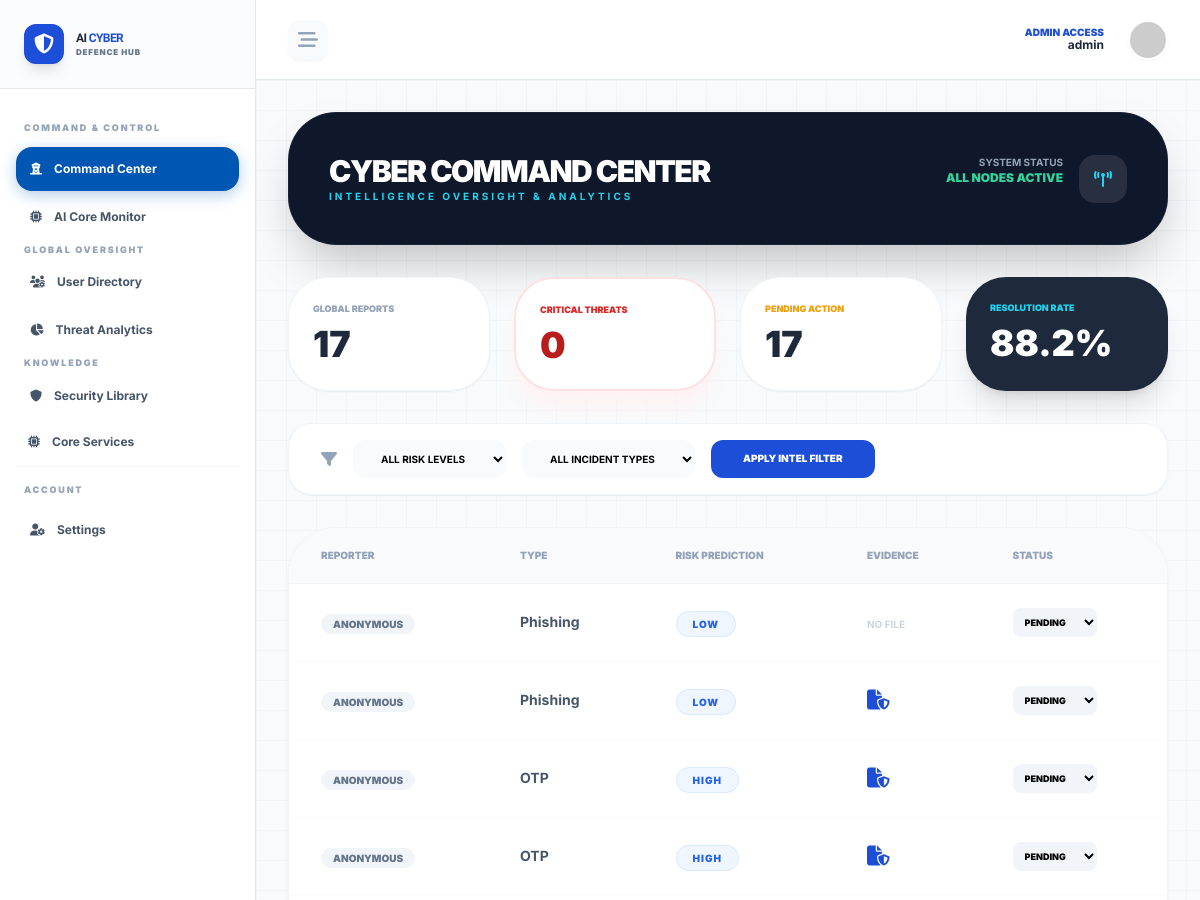
The page /admin-panel/ (signed in, upper part) on the database as committed earlier.
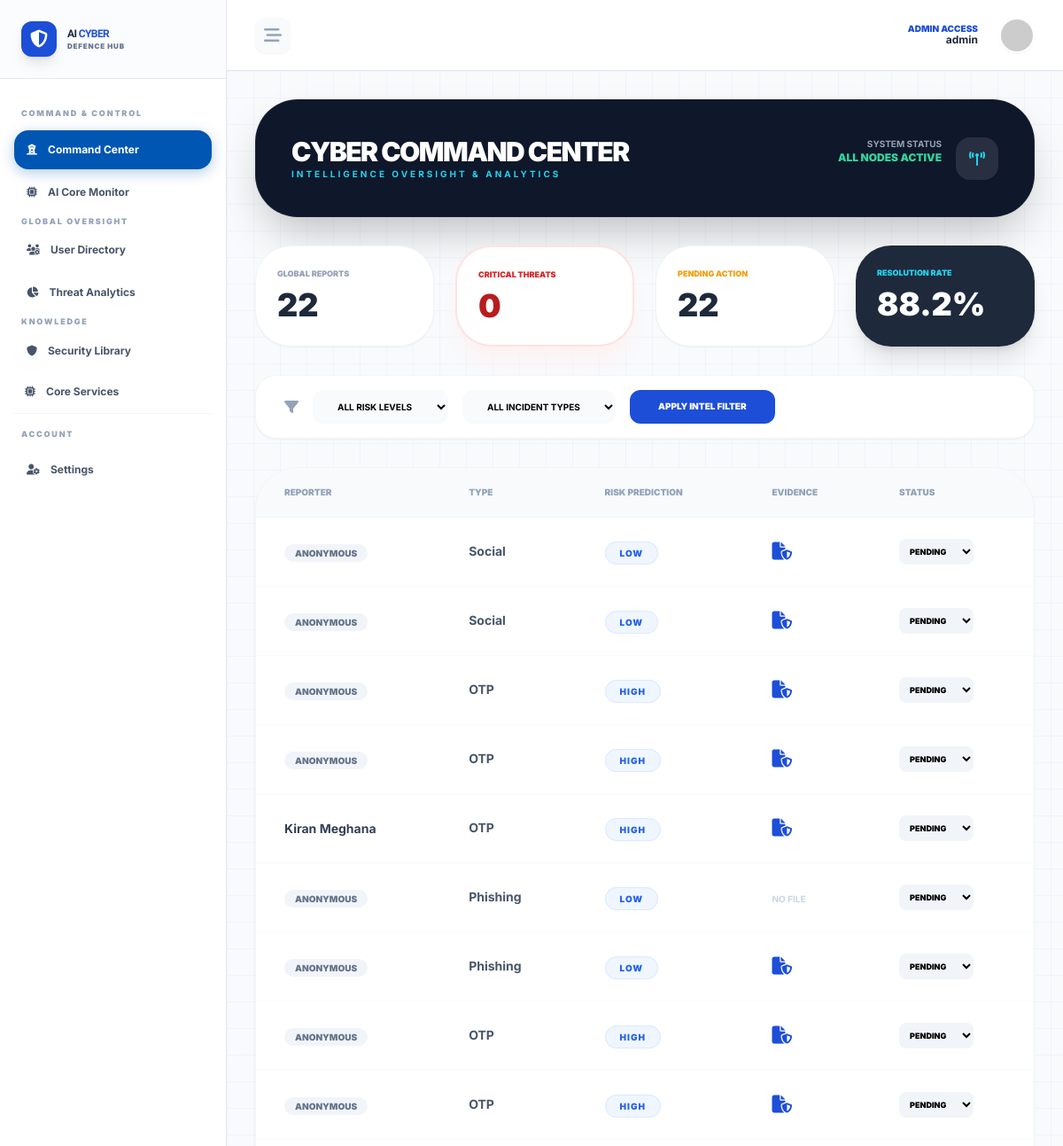
The same page on the database as committed later.
### portal/models.py (models this page shows, shortened)
class Incident(models.Model):
    user = models.ForeignKey(
        settings.AUTH_USER_MODEL,
        on_delete=models.SET_NULL,
        null=True,
        blank=True
    )
    incident_type = models.CharField(max_length=100)
    description = models.TextField()
    evidence = models.FileField(upload_to='evidence/', null=True, blank=True)
    risk_score = models.IntegerField(default=0)
    risk_level = models.CharField(
        max_length=20,
        choices=[('Low', 'Low'), ('Medium', 'Medium'), ('High', 'High')],
        default='Low'
    )
    is_anonymous = models.BooleanField(default=False)
    status = models.CharField(max_length=20, default='Pending')
    created_at = models.DateTimeField(auto_now_add=True)

### accounts/models.py (models this page shows, shortened)
class User(AbstractUser):
    ROLE_CHOICES = (
        ('student', 'General User/Defence Personnel'),
        ('admin', 'Admin/Analyst'),
    )
    role = models.CharField(max_length=20, choices=ROLE_CHOICES, default='student')
    anonymous_id = models.UUIDField(default=uuid.uuid4, editable=False)
    is_approved = models.BooleanField(default=True)
    login_count = models.PositiveIntegerField(default=0)

### portal/views.py (the view)
# urls.py: path('admin-panel/', portal_views.admin_dashboard_view, name='admin_dashboard'),
@user_passes_test(lambda u: u.is_superuser)
def admin_dashboard_view(request):
    incidents = Incident.objects.all().order_by('-created_at')
    risk_filter = request.GET.get('risk_level')
    type_filter = request.GET.get('incident_type')
    if risk_filter:
        incidents = incidents.filter(risk_level=risk_filter)
    if type_filter:
        incidents = incidents.filter(incident_type=type_filter)
    context = {
        'incidents': incidents,
        'total_count': Incident.objects.count(),
        'high_risk_count': Incident.objects.filter(risk_level='HIGH').count(),
        'pending_count': Incident.objects.filter(status='Pending').count(),
        'resolved_count': Incident.objects.filter(status='Resolved').count(),
        'risk_data': [
            Incident.objects.filter(risk_level='HIGH').count(),
            Incident.objects.filter(risk_level='MEDIUM').count(),
            Incident.objects.filter(risk_level='LOW').count(),
        ],
    }
    return render(request, 'dashboards/admin_dashboard.html', context)

### portal/context_processors.py (called while the page is built)
def base_template(request):
    if request.user.is_authenticated:
        return {"base_template": "base2.html"}
    return {"base_template": "base1.html"}

### templates/dashboards/admin_dashboard.html (shortened to what the changed rows need)
{% extends 'base2.html' %}
{% load i18n %}
{% block dashboard_content %}
<div class="max-w-full mx-auto space-y-8">
    <div class="bg-slate-900 p-10 rounded-[3rem] text-white flex justify-between items-center shadow-2xl border border-white/5">
        <div>
            <h1 class="text-3xl font-black uppercase tracking-tighter">{% translate "Cyber Command Center" %}</h1>
        </div>
    </div>
    <div class="grid grid-cols-1 md:grid-cols-4 gap-6">
        <div class="bg-white p-6 rounded-[2.5rem] border border-slate-100 shadow-sm">
            <p class="text-[9px] font-black text-slate-400 uppercase mb-2">{% translate "Global Reports" %}</p>
            <h2 class="text-4xl font-black text-slate-800">{{ total_count }}</h2>
        </div>
        <div class="bg-white p-6 rounded-[2.5rem] border-2 border-red-100 shadow-xl shadow-red-50">
            <h2 class="text-4xl font-black text-red-700">{{ high_risk_count }}</h2>
        </div>
        <div class="bg-white p-6 rounded-[2.5rem] border border-slate-100 shadow-sm">
            <p class="text-[9px] font-black text-amber-500 uppercase mb-2">{% translate "Pending Action" %}</p>
            <h2 class="text-4xl font-black text-slate-800">{{ pending_count }}</h2>
        </div>
        <div class="bg-slate-800 p-6 rounded-[2.5rem] shadow-xl">
            <h2 class="text-4xl font-black text-white">88.2%</h2>
        </div>
    </div>
    <div class="bg-white rounded-[3rem] border border-slate-100 shadow-sm overflow-hidden">
        <table class="w-full text-left">
            <thead class="bg-slate-50 border-b border-slate-100">
                <tr>
                    <th class="px-8 py-5 text-[10px] font-black text-slate-400 uppercase">{% translate "Reporter" %}</th>
                    <th class="px-8 py-5 text-[10px] font-black text-slate-400 uppercase">{% translate "Type" %}</th>
                    <th class="px-8 py-5 text-[10px] font-black text-slate-400 uppercase">{% translate "Risk Prediction" %}</th>
                    <th class="px-8 py-5 text-[10px] font-black text-slate-400 uppercase">{% translate "Evidence" %}</th>
                    <th class="px-8 py-5 text-[10px] font-black text-slate-400 uppercase">{% translate "Status" %}</th>
                </tr>
            </thead>
            <tbody class="divide-y divide-slate-50">
                {% for incident in incidents %}
                <tr class="hover:bg-slate-50/80 transition-all">
                    <td class="px-8 py-6">
                        {% if incident.is_anonymous %}
                            <span class="text-[10px] font-black bg-slate-100 text-slate-500 px-3 py-1 rounded-full uppercase">{% translate "Anonymous" %}</span>
                        {% else %}
                            <span class="text-sm font-bold text-slate-700">{{ incident.user.username }}</span>
                        {% endif %}
                    </td>
                    <td class="px-8 py-6 text-sm font-bold text-slate-600">{{ incident.incident_type }}</td>
                    <td class="px-8 py-6">
                        <span class="px-4 py-1.5 rounded-full text-[10px] font-black uppercase tracking-widest
                            {% if incident.risk_level == 'HIGH' %}bg-red-50 text-red-600 border border-red-200 animate-pulse shadow-[0_0_10px_rgba(220,38,38,0.2)]{% else %}bg-blue-50 text-blue-600 border border-blue-100{% endif %}">
                            {{ incident.risk_level }}
                        </span>
                    </td>
                    <td class="px-8 py-6">
                        {% if incident.evidence %}
                            <button onclick="openEvidence('{{ incident.evidence.url }}')" class="text-blue-700 hover:text-blue-900 transition-colors">
                                <i class="fa-solid fa-file-shield text-xl"></i>
                            </button>
                        {% else %}
                            <span class="text-slate-300 text-[10px] font-bold uppercase">{% translate "No File" %}</span>
                        {% endif %}
                    </td>
                    <td class="px-8 py-6">
                        <select onchange="updateStatus('{{ incident.id }}', this.value)" class="bg-slate-100 border-none rounded-lg text-[9px] font-black uppercase p-2 outline-none">
                            <option value="Pending" {% if incident.status == 'Pending' %}selected{% endif %}>Pending</option>
                        </select>
                    </td>
                </tr>
                {% endfor %}
            </tbody>
        </table>
    </div>
</div>
{% endblock %}

Rows that differ between the two databases and show on the page:
added Incident: incident_type "Social", risk_level "LOW", status+id "Pending"
added Incident: incident_type "Social", risk_level "LOW", status+id "Pending"
added Incident: incident_type "OTP", risk_level "HIGH", status+id "Pending"
added Incident: incident_type "OTP", risk_level "HIGH", status+id "Pending"
added Incident: user.username "Kiran Meghana", incident_type "OTP", risk_level "HIGH", status+id "Pending"
Other text that changed with them:
{{ total_count }}: "17" → "22"
{{ pending_count }}: "17" → "22"
